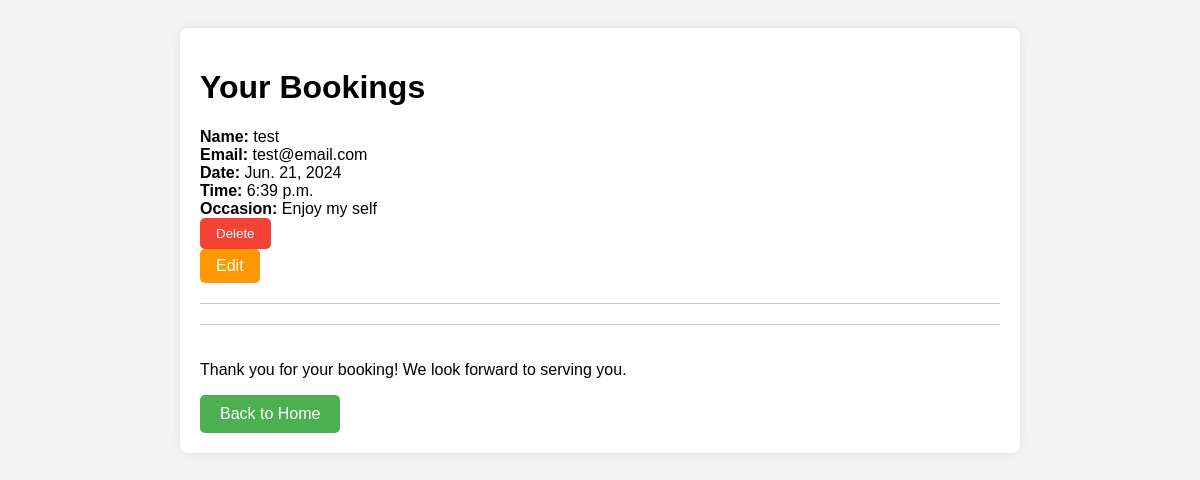
The app's page /booking_list/ (signed in) with its own data.
### restaurant/models.py (models this page shows, shortened)
class Booking(models.Model):
    user = models.ForeignKey(User, on_delete=models.CASCADE, default=None)
    name = models.CharField(max_length=30)
    email = models.EmailField()
    num_people = models.PositiveIntegerField(default=1)
    date = models.DateTimeField()
    time = models.TimeField()
    OCCASION_CHOICES = [
        ('1', 'Enjoy my self'),
        ('2', 'Date'),
        ('3', 'Birthday'),
        ('4', 'Anniversary'),
        ('5', 'Party'),
    ]
    occasion = models.CharField(
        max_length=1, choices=OCCASION_CHOICES, default='1'
        )

### restaurant/views.py (the view)
# urls.py: path('booking_list/', views.booking_list, name='booking_list'),
@login_required
def booking_list(request):
    bookings = Booking.objects.filter(user=request.user)
    return render(request, 'booking/booking_list.html', {'bookings': bookings})

### restaurant/templates/booking/booking_list.html (shortened to what this page needs)
<!DOCTYPE html>
<html lang="en">
<head>
</head>
<body>
    <div class="container">
        <h1>Your Bookings</h1>
        {% if bookings %}
            <ul class="booking-list">
                {% for booking in bookings %}
                    <li>
                        <strong>Name:</strong> {{ booking.name }}<br>
                        <strong>Email:</strong> {{ booking.email }}<br>
                        <strong>Date:</strong> {{ booking.date|date:"M. d, Y" }}<br>
                        <strong>Time:</strong> {{ booking.time }}<br>
                        <strong>Occasion:</strong> {{ booking.get_occasion_display }}<br>
                        <form id="delete-form-{{ booking.id }}" method="post" action="{% url 'delete_booking' booking.id %}">
                            <button type="button" onclick="confirmDelete('{{ booking.id }}')" class="delete-button">Delete</button>
                        </form>
                        <a href="{% url 'update_booking' booking.id %}" class="edit-button">Edit</a>
                    </li>
                {% endfor %}
            </ul>
        {% else %}
            <p>No bookings found.</p>
        {% endif %}
        <div class="thank-you-message">
            <p>Thank you for your booking! We look forward to serving you.</p>
        </div>
        <a href="{% url 'home' %}" class="back-to-home">Back to Home</a>
    </div>
</body>
</html>

### restaurant/templates/booking/booking_list.html (style rules this page uses)
body { font-family: Arial, sans-serif; background-color: #f4f4f4; padding: 20px; }
.container { max-width: 800px; margin: 0 auto; background-color: #fff; padding: 20px; border-radius: 8px; box-shadow: 0 0 10px rgba(0, 0, 0, 0.1); }
.booking-list { list-style: none; padding: 0; }
.booking-list li { margin-bottom: 20px; border-bottom: 1px solid #ccc; padding-bottom: 20px; }
.thank-you-message { margin-top: 20px; padding-top: 20px; border-top: 1px solid #ccc; }
.back-to-home { display: inline-block; background-color: #4CAF50; color: white; padding: 10px 20px; text-decoration: none; border-radius: 5px; transition: background-color 0.3s ease; }
.edit-button { display: inline-block; background-color: #ff9800; color: white; padding: 8px 16px; text-decoration: none; border-radius: 5px; transition: background-color 0.3s ease; }
.delete-button { display: inline-block; background-color: #f44336; color: white; padding: 8px 16px; text-decoration: none; border-radius: 5px; transition: background-color 0.3s ease; border: none; cursor: pointer; }

### records on screen
Booking: name "test", email "test@email.com", date "Jun. 21, 2024", time "6:39 p.m.", occasion "Enjoy my self"
